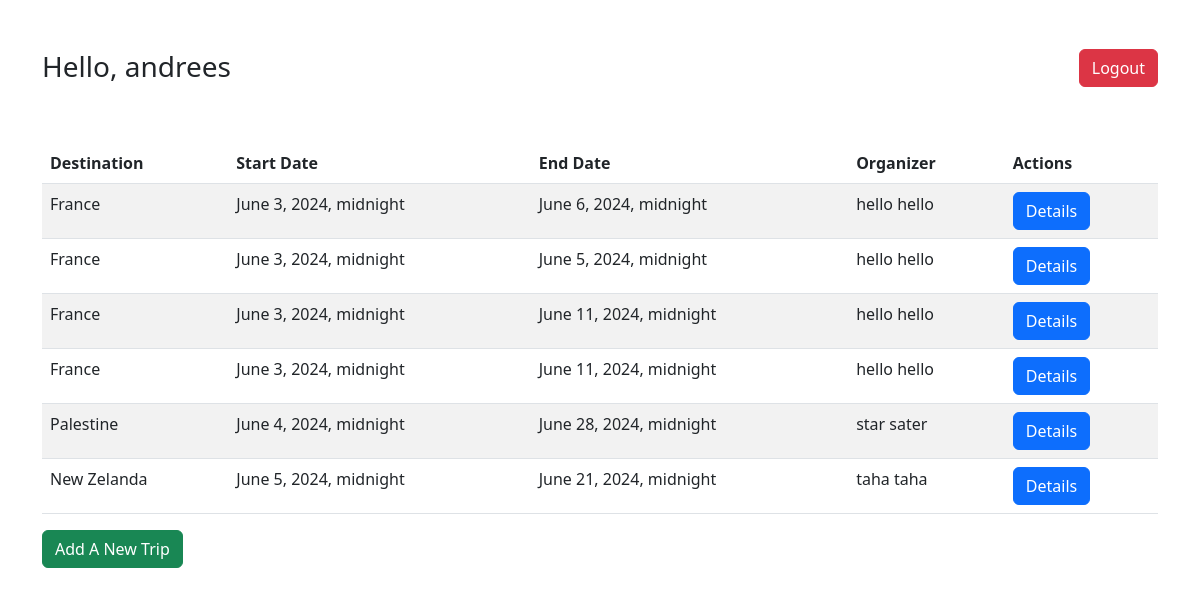
Page /dashboard (signed in) on the committed database.
### myapp/models.py (models this page shows)
class User(models.Model):
    firstname = models.CharField(max_length=255)
    lastname = models.CharField(max_length=255)
    email = models.CharField(max_length=255)
    password = models.CharField(max_length=255)
    created_at = models.DateTimeField(auto_now_add=True)
    updated_at = models.DateTimeField(auto_now=True)
    objects = UserManager()

class Trip(models.Model):
    destination = models.CharField(max_length=255)
    start_date = models.DateTimeField()
    end_date = models.DateTimeField()
    travelers = models.ManyToManyField(User, related_name="trips")
    itinerary = models.CharField(max_length=50)
    created_at = models.DateTimeField(auto_now_add=True)
    updated_at = models.DateTimeField(auto_now=True)
    organizer = models.ForeignKey(User, related_name="user_trips", on_delete=models.CASCADE)
    objects = TripManager()

### myapp/views.py (the view)
# urls.py: path('dashboard', views.dashboard),
def dashboard(request):
    if not 'user_id' in request.session:
        return redirect('/')
    context = {
        'trips':Trip.objects.all(),
        "user" : User.objects.get(id=request.session['user_id'])
    }
    return render(request, "dashboard.html", context)

### myapp/Templates/dashboard.html (shortened to what this page needs)
<!DOCTYPE html>
<html lang="en">
<head>
    <link href="https://cdn.jsdelivr.net/npm/bootstrap@5.2.0-beta1/dist/css/bootstrap.min.css" rel="stylesheet">
</head>
<body>
    <div class="container mt-5">
        <div class="d-flex justify-content-between align-items-center">
            <h3>Hello, {{user.firstname}}</h3>
            <h3><a href="/logout" class="btn btn-danger">Logout</a></h3>
        </div>
    </div>
    <div class="container mt-5">
        <table class="table table-striped">
            <thead>
                <tr>
                    <th>Destination</th>
                    <th>Start Date</th>
                    <th>End Date</th>
                    <th>Organizer</th>
                    <th>Actions</th>
                </tr>
            </thead>
            <tbody>
                {% for trip in trips %}
                <tr>
                    <td>{{ trip.destination }}</td>
                    <td>{{ trip.start_date }}</td>
                    <td>{{ trip.end_date }}</td>
                    <td>{{ trip.organizer.firstname }} {{ trip.organizer.lastname }}</td>
                    {% if user.id == trip.organizer.id %}
                    <td><a href="/trips/{{ trip.id }}/edit" class="btn btn-warning">Edit</a></td>
                    {% else %}
                    <td><a href="/trips/{{ trip.id }}" class="btn btn-primary">Details</a></td>
                    {% endif %}
                </tr>
                {% endfor %}
            </tbody>
        </table>
        <a href="/trips/new" class="btn btn-success">Add A New Trip</a>
    </div>
</body>
</html>

### rows in the picture
User: firstname "andrees"
Trip: destination "France", start_date "June 3, 2024, midnight", end_date "June 6, 2024, midnight", organizer.firstname "hello", organizer.lastname "hello"
Trip: destination "France", start_date "June 3, 2024, midnight", end_date "June 5, 2024, midnight", organizer.firstname "hello", organizer.lastname "hello"
Trip: destination "France", start_date "June 3, 2024, midnight", end_date "June 11, 2024, midnight", organizer.firstname "hello", organizer.lastname "hello"
Trip: destination "France", start_date "June 3, 2024, midnight", end_date "June 11, 2024, midnight", organizer.firstname "hello", organizer.lastname "hello"
Trip: destination "Palestine", start_date "June 4, 2024, midnight", end_date "June 28, 2024, midnight", organizer.firstname "star", organizer.lastname "sater"
Trip: destination "New Zelanda", start_date "June 5, 2024, midnight", end_date "June 21, 2024, midnight", organizer.firstname "taha", organizer.lastname "taha"
